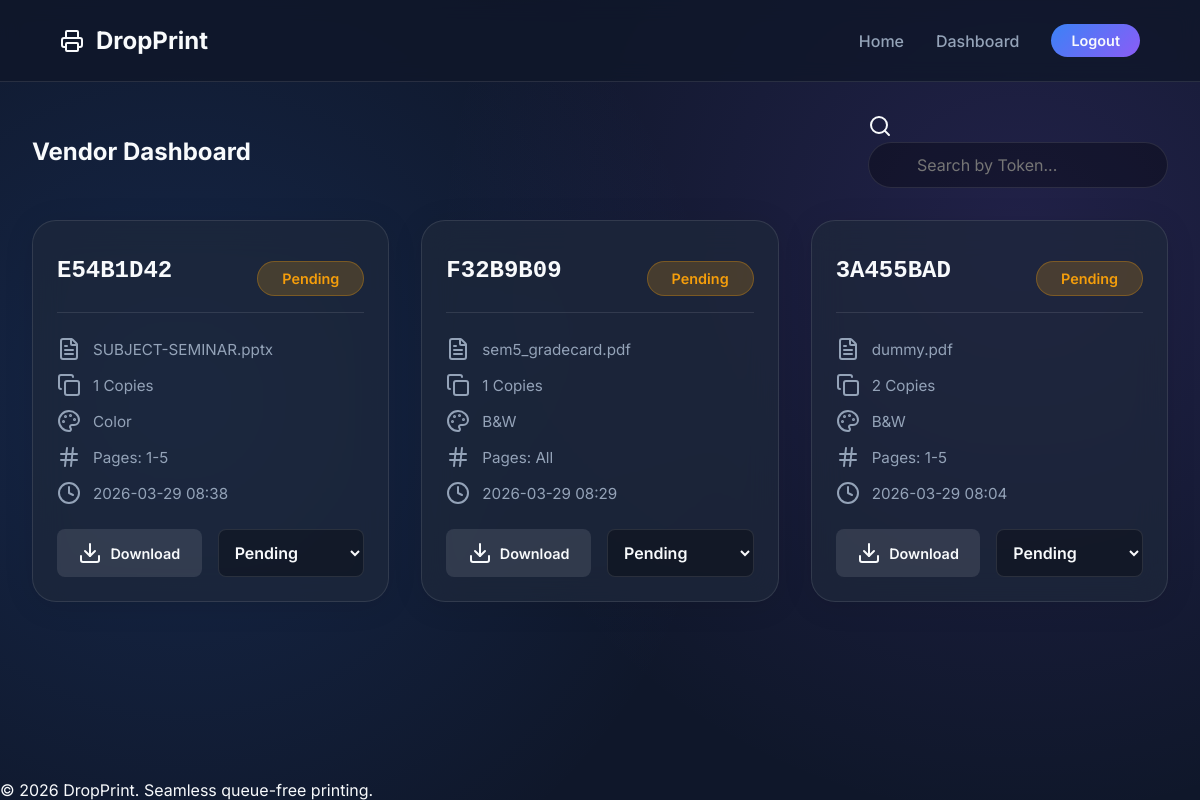
/vendor/dashboard (signed in), run on the app's committed database.
### models.py (models this page shows)
class PrintJob(db.Model):
    id = db.Column(db.Integer, primary_key=True)
    token = db.Column(db.String(36), unique=True, nullable=False, index=True)
    filename = db.Column(db.String(255), nullable=False) # stored secure name
    original_filename = db.Column(db.String(255), nullable=False)
    copies = db.Column(db.Integer, default=1)
    color = db.Column(db.String(10), default='B&W') # 'Color' or 'B&W'
    page_range = db.Column(db.String(50), default='All')
    status = db.Column(db.String(20), default='Pending') # Pending, Printing, Completed
    created_at = db.Column(db.DateTime, default=lambda: datetime.now(timezone.utc))

### app.py (the view)
@app.route('/vendor/dashboard')
def vendor_dashboard():
    if not session.get('vendor_logged_in'):
        return redirect(url_for('vendor_login'))
    jobs = PrintJob.query.order_by(PrintJob.created_at.desc()).all()
    return render_template('vendor_dashboard.html', jobs=jobs)

### templates/vendor_dashboard.html (shortened to what this page needs)
{% extends 'base.html' %}
{% block content %}
<div class="dashboard-header">
    <h2>Vendor Dashboard</h2>
    <div class="search-bar">
        <i data-lucide="search"></i>
        <input type="text" id="tokenSearch" placeholder="Search by Token..." onkeyup="filterJobs()">
    </div>
</div>
<div class="dashboard-grid">
    {% for job in jobs %}
    <div class="job-card glass-panel" data-token="{{ job.token }}">
        <div class="job-card-header">
            <span class="job-token">{{ job.token }}</span>
            <span class="status-badge {{ job.status|lower }}">{{ job.status }}</span>
        </div>
        <div class="job-details">
            <div class="detail-row">
                <i data-lucide="file-text"></i>
                <span title="{{ job.original_filename }}">{{ job.original_filename | truncate(25) }}</span>
            </div>
            <div class="detail-row">
                <i data-lucide="copy"></i>
                <span>{{ job.copies }} Copies</span>
            </div>
            <div class="detail-row">
                <i data-lucide="palette"></i>
                <span>{{ job.color }}</span>
            </div>
            <div class="detail-row">
                <i data-lucide="hash"></i>
                <span>Pages: {{ job.page_range }}</span>
            </div>
            <div class="detail-row">
                <i data-lucide="clock"></i>
                <span class="time-ago" data-time="{{ job.created_at.isoformat() }}Z">
                    {{ job.created_at.strftime('%Y-%m-%d %H:%M') }}
                </span>
            </div>
        </div>
        <div class="job-actions">
            <a href="/file/{{ job.token }}" class="action-btn download-btn">
                <i data-lucide="download"></i> Download
            </a>
            <select class="status-select" onchange="updateJobStatus('{{ job.token }}', this.value)">
                <option value="Pending" {% if job.status == 'Pending' %}selected{% endif %}>Pending</option>
            </select>
        </div>
    </div>
    {% else %}
    <div class="empty-state glass-panel">
        <i data-lucide="inbox"></i>
        <h3>No Print Jobs Found</h3>
        <p>Looks like the queue is empty right now.</p>
    </div>
    {% endfor %}
</div>
{% endblock %}

### templates/base.html (shortened to what this page needs)
<!DOCTYPE html>
<html lang="en">
<head>
    <link rel="stylesheet" href="{{ url_for('static', filename='css/style.css') }}">
</head>
<body>
    <nav class="navbar">
        <div class="nav-brand">
            <i data-lucide="printer"></i>
            <span>DropPrint</span>
        </div>
        <div class="nav-links">
            <a href="/" class="nav-link">Home</a>
            {% if session.get('vendor_logged_in') %}
            <a href="/vendor/dashboard" class="nav-link">Dashboard</a>
            <a href="/vendor/logout" class="nav-btn primary-btn">Logout</a>
            {% else %}
            <a href="/vendor" class="nav-btn">Vendor Login</a>
            {% endif %}
        </div>
    </nav>
    <main class="container">
        {% block content %}{% endblock %}
    </main>
    <footer class="footer">
        <p>&copy; 2026 DropPrint. Seamless queue-free printing.</p>
    </footer>
</body>
</html>

### static/css/style.css (style rules this page uses)
:root { --bg-color: #0f172a; --surface-color: rgba(30, 41, 59, 0.7); --surface-border: rgba(255, 255, 255, 0.1); --primary-glow: #3b82f6; --secondary-glow: #8b5cf6; --text-main: #f8fafc; --text-muted: #94a3b8; --success: #10b981; --warning: #f59e0b; --danger: #ef4444; }
* { margin: 0; padding: 0; box-sizing: border-box; font-family: 'Inter', sans-serif; }
body { background-color: var(--bg-color); color: var(--text-main); min-height: 100vh; display: flex; flex-direction: column; background-image: radial-gradient(circle at 15% 50%, rgba(59, 130, 246, 0.15) 0%, transparent 50%), radial-gradient(circle at 85% 30%, rgba(139, 92, 246, 0.15) 0%, transparent 50%); background-attachment: fixed; }
.glass-panel { background: var(--surface-color); backdrop-filter: blur(16px); -webkit-backdrop-filter: blur(16px); border: 1px solid var(--surface-border); border-radius: 24px; box-shadow: 0 4px 30px rgba(0, 0, 0, 0.1); }
.container { max-width: 1200px; margin: 0 auto; padding: 2rem; flex: 1; width: 100%; }
.navbar { display: flex; justify-content: space-between; align-items: center; padding: 1.5rem 5%; border-bottom: 1px solid var(--surface-border); background: rgba(15, 23, 42, 0.8); backdrop-filter: blur(10px); position: sticky; top: 0; z-index: 100; }
.nav-brand { display: flex; align-items: center; gap: 0.75rem; font-size: 1.5rem; font-weight: 700; color: var(--text-main); }
.nav-links { display: flex; gap: 2rem; align-items: center; }
.nav-link { color: var(--text-muted); text-decoration: none; font-weight: 500; transition: color 0.3s ease; }
.nav-btn { padding: 0.5rem 1.25rem; border-radius: 99px; text-decoration: none; font-weight: 600; font-size: 0.9rem; transition: all 0.3s ease; border: 1px solid var(--surface-border); color: var(--text-main); }
.primary-btn { background: linear-gradient(135deg, var(--primary-glow), var(--secondary-glow)); border: none; }
input, select { background: rgba(0,0,0,0.3); border: 1px solid var(--surface-border); border-radius: 12px; padding: 0.75rem 1rem; color: var(--text-main); font-size: 1rem; outline: none; transition: border-color 0.3s ease; }
.status-badge { display: inline-block; padding: 0.5rem 1.5rem; border-radius: 99px; font-weight: 600; font-size: 0.9rem; margin-top: 1rem; }
.status-badge.pending { background: rgba(245, 158, 11, 0.2); color: var(--warning); border: 1px solid rgba(245, 158, 11, 0.3); }
.dashboard-header { display: flex; justify-content: space-between; align-items: center; margin-bottom: 2rem; }
.search-bar { position: relative; width: 300px; }
.search-bar input { width: 100%; padding-left: 3rem; border-radius: 99px; }
.dashboard-grid { display: grid; grid-template-columns: repeat(auto-fill, minmax(350px, 1fr)); gap: 2rem; }
.job-card { padding: 1.5rem; transition: transform 0.3s ease; }
.job-card-header { display: flex; justify-content: space-between; align-items: center; margin-bottom: 1.5rem; padding-bottom: 1rem; border-bottom: 1px solid var(--surface-border); }
.job-token { font-size: 1.5rem; font-weight: 700; font-family: monospace; }
.job-details { display: flex; flex-direction: column; gap: 0.75rem; margin-bottom: 1.5rem; }
.detail-row { display: flex; align-items: center; gap: 0.75rem; color: var(--text-muted); font-size: 0.95rem; }
.job-actions { display: flex; gap: 1rem; }
.action-btn { flex: 1; display: flex; align-items: center; justify-content: center; gap: 0.5rem; padding: 0.75rem; border-radius: 8px; text-decoration: none; font-weight: 600; font-size: 0.9rem; transition: all 0.3s ease; }
.download-btn { background: rgba(255,255,255,0.1); color: var(--text-main); }
.status-select { flex: 1; margin: 0; padding: 0.75rem; border-radius: 8px; font-weight: 600; }

### data on the page
PrintJob: token "E54B1D42", status "Pending", original_filename "SUBJECT-SEMINAR.pptx", copies "1", color "Color", page_range "1-5", created_at "2026-03-29 08:38", status+token "Pending"
PrintJob: token "F32B9B09", status "Pending", original_filename "sem5_gradecard.pdf", copies "1", color "B&W", page_range "All", created_at "2026-03-29 08:29", status+token "Pending"
PrintJob: token "3A455BAD", status "Pending", original_filename "dummy.pdf", copies "2", color "B&W", page_range "1-5", created_at "2026-03-29 08:04", status+token "Pending"
